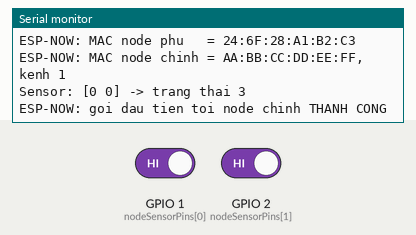
This program was run on a simulated ESP32-S3. Shown: the last lines printed to the serial monitor. The test bench sets the inputs (shaded band); at power-on: GPIO 1 (nodeSensorPins[0]) HIGH, GPIO 2 (nodeSensorPins[1]) HIGH. Random numbers use the default seed unless the program sets one.

Above: at 1.2 s.
1.3 s: GPIO 1 (nodeSensorPins[0]) driven LOW
At 2.6 s:
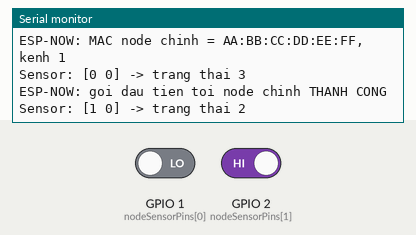
2.8 s: GPIO 2 (nodeSensorPins[1]) driven LOW
At 4.0 s:
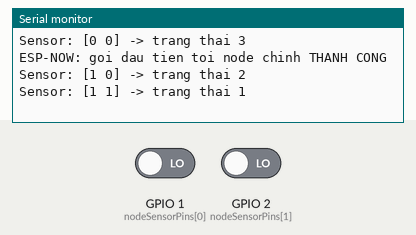
4.3 s: GPIO 1 (nodeSensorPins[0]) driven HIGH
At 6.3 s:
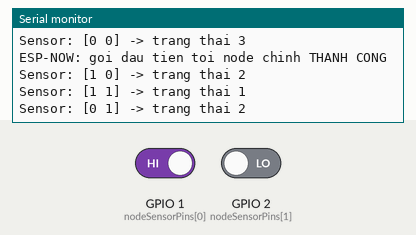
Timing chart, 0 to 7.8 s (numbered marks = the images above; inputs shaded):
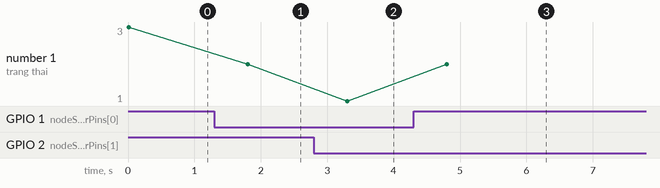

Measured:
- after the input at 1.3 s, the serial monitor: prints a new line after 0.50 s (image 1)
- after the input at 2.8 s, the serial monitor: prints a new line after 0.50 s (image 2)
- after the input at 4.3 s, the serial monitor: prints a new line after 0.50 s (image 3)

The program:

main.cpp
```cpp
/*
 * NODE PHU - gia sach.
 *
 * Nhiem vu duy nhat: doc 2 sensor TCRT5000 (debounce tai cho), gop thanh 1 trong 3 trang
 * thai sach roi ban ve node chinh qua ESP-NOW. Relay / MQTT / OSC / Web UI van nam het o
 * node chinh, board nay khong biet gi ve chung.
 *
 * Vi sao ESP-NOW chu khong phai MQTT qua WiFi: khong phu thuoc router/AP/broker, tre ~2-5 ms,
 * boot xong la chay ngay (khong cho DHCP). Doi lai phai biet truoc MAC node chinh - xem
 * MAIN_NODE_MAC trong node_config.h.
 *
 * Chieu nguoc lai (node chinh -> node phu) chi co 2 lenh: PING (do link) va REBOOT (reset
 * tu xa, khoi phai treo thang len bat lai nguon). Lenh duoc bao ve 2 lop: ma hoa ESP-NOW
 * (PMK/LMK) + token nonce dung mot lan - xem shared/giasach_espnow.h.
 */

#include <Arduino.h>
#include <WiFi.h>
#include <esp_now.h>
#include <esp_wifi.h>
#include <esp_random.h>
#include <esp_idf_version.h>

#include "giasach_espnow.h"
#include "node_config.h"

#define LOG(fmt, ...) do { Serial.printf(fmt "\r\n", ##__VA_ARGS__); } while (0)

// ======================================================================
// STATE
// ======================================================================
static bool sensorState[NODE_SENSOR_NUM]   = {false}; // da debounce: true = co sach
static bool sensorReading[NODE_SENSOR_NUM] = {false}; // raw doc gan nhat
static unsigned long sensorTimer[NODE_SENSOR_NUM] = {0};
static int bookState = GIASACH_STATE_UNKNOWN;

static uint16_t txSeq = 0;
static uint32_t currentNonce = 0;   // thu thach hien tai cho lenh tu node chinh
static bool bootFlagPending = true; // goi dau tien sau boot deo co GIASACH_FLAG_BOOT

// Chum goi khi doi trang thai (xem NODE_BURST_COUNT trong node_config.h)
static uint8_t burstLeft = 0;
static unsigned long nextBurstMs = 0;
static unsigned long lastHeartbeatMs = 0;

// Co set tu callback ESP-NOW, XU LY TRONG loop(). Callback chay trong task WiFi - khong goi
// esp_now_send() hay esp_restart() thang trong do.
static volatile bool pingRequested = false;
static volatile bool rebootRequested = false;

// Theo doi suc khoe duong truyen
static unsigned long lastSendOkMs = 0;
static bool everSentOk = false;     // chua tung gui duoc thi KHONG tu reboot (xem loop())
static uint32_t sendFailStreak = 0;

// ======================================================================
// ESP-NOW CALLBACKS
// ======================================================================
// Chu ky callback gui doi theo IDF 5.4 (Arduino core 3.2+): mac_addr -> wifi_tx_info_t.
#if ESP_IDF_VERSION >= ESP_IDF_VERSION_VAL(5, 4, 0)
static void onDataSent(const wifi_tx_info_t* /*info*/, esp_now_send_status_t status) {
#else
static void onDataSent(const uint8_t* /*mac*/, esp_now_send_status_t status) {
#endif
  if (status == ESP_NOW_SEND_SUCCESS) {
    lastSendOkMs = millis();
    if (!everSentOk) {
      everSentOk = true;
      LOG("ESP-NOW: goi dau tien toi node chinh THANH CONG");
    }
    if (sendFailStreak > 0) {
      LOG("ESP-NOW: noi lai duoc sau %lu goi that bai", (unsigned long)sendFailStreak);
      sendFailStreak = 0;
    }
  } else {
    sendFailStreak++;
    // Chi log thua thot, khong moi goi rot deu in - het 1 phut mat song la Serial ngap.
    if (sendFailStreak == 1 || (sendFailStreak % 100) == 0) {
      LOG("ESP-NOW: send FAIL (streak %lu) - kiem tra MAC node chinh / kenh / khoa",
          (unsigned long)sendFailStreak);
    }
  }
}

#if ESP_ARDUINO_VERSION_MAJOR >= 3
static void onDataRecv(const esp_now_recv_info_t* info, const uint8_t* data, int len) {
  const uint8_t* src = info->src_addr;
#else
static void onDataRecv(const uint8_t* src, const uint8_t* data, int len) {
#endif
  // Chi nghe node chinh. Goi tu MAC khac vut thang, khong log de khong bi spam.
  if (memcmp(src, MAIN_NODE_MAC, 6) != 0) return;

  if (len != (int)sizeof(GiaSachCmdMsg)) {
    LOG("CMD: sai kich thuoc goi (%d, can %u)", len, (unsigned)sizeof(GiaSachCmdMsg));
    return;
  }

  GiaSachCmdMsg msg;
  memcpy(&msg, data, sizeof(msg));

  if (msg.magic != GIASACH_MAGIC) return; // he khac, khong phai loi
  if (msg.version != GIASACH_PROTO_VERSION) {
    LOG("CMD: lech version giao thuc (nhan %u, minh %u) - nap lai firmware ca 2 board",
        (unsigned)msg.version, (unsigned)GIASACH_PROTO_VERSION);
    return;
  }
  if (msg.type != GIASACH_MSG_CMD) return;

  // Nonce phai la cai node nay VUA phat ra -> lenh cu ghi lai khong dung lai duoc.
  if (msg.nonce != currentNonce) {
    LOG("CMD: nonce khong khop (lenh cu hoac bi phat lai) - bo qua");
    return;
  }
  if (msg.token != giaSachCmdToken(msg.nonce, msg.cmd, GIASACH_CMD_SECRET)) {
    LOG("CMD: token sai - bo qua (secret hai ben co the dang lech)");
    return;
  }

  // Lenh hop le: doi nonce NGAY, ke ca lenh khong nhan ra o duoi. Mot nonce = mot lenh.
  currentNonce = esp_random();

  switch (msg.cmd) {
    case GIASACH_CMD_PING:
      pingRequested = true;
      break;
    case GIASACH_CMD_REBOOT:
      LOG("CMD: nhan lenh REBOOT tu node chinh");
      rebootRequested = true;
      break;
    default:
      LOG("CMD: lenh la 0x%02X - bo qua", (unsigned)msg.cmd);
      break;
  }
}

// ======================================================================
// GUI TRANG THAI
// ======================================================================
static void sendState(uint8_t extraFlags) {
  GiaSachStateMsg msg = {};
  msg.magic     = GIASACH_MAGIC;
  msg.version   = GIASACH_PROTO_VERSION;
  msg.type      = GIASACH_MSG_STATE;
  msg.seq       = ++txSeq;
  msg.sensor1   = sensorState[0] ? 1 : 0;
  msg.sensor2   = sensorState[1] ? 1 : 0;
  msg.bookState = (uint8_t)bookState;
  msg.flags     = extraFlags;
  msg.uptimeMs  = (uint32_t)millis();
  msg.nonce     = currentNonce;

  if (bootFlagPending) {
    msg.flags |= GIASACH_FLAG_BOOT;
    bootFlagPending = false;
  }
  if (millis() < NODE_SETTLE_MS) {
    msg.flags |= GIASACH_FLAG_SETTLING;
  }

  esp_err_t err = esp_now_send(MAIN_NODE_MAC, (const uint8_t*)&msg, sizeof(msg));
  if (err != ESP_OK) {
    LOG("ESP-NOW: esp_now_send() loi %d (%s)", (int)err, esp_err_to_name(err));
  }
  lastHeartbeatMs = millis();
}

// Trang thai doi -> ban mot chum de bu goi rot, thay vi doi nhip heartbeat sau.
static void scheduleBurst() {
  burstLeft = NODE_BURST_COUNT;
  nextBurstMs = millis();
}

// ======================================================================
// SENSOR - debounce rieng tung kenh roi GOP, giong het checkSensors() cua node chinh
// ======================================================================
static void checkSensors() {
  for (int i = 0; i < NODE_SENSOR_NUM; i++) {
    bool active = (digitalRead(nodeSensorPins[i]) == SENSOR_ACTIVE);
    if (active != sensorReading[i]) {
      sensorReading[i] = active;
      sensorTimer[i] = millis();
    }
    if (millis() - sensorTimer[i] >= NODE_DEBOUNCE_MS) {
      sensorState[i] = sensorReading[i];
    }
  }

  bool s1 = sensorState[0];
  bool s2 = sensorState[1];
  int newState;
  if (s1 && s2) newState = GIASACH_STATE_FULL;
  else if (s1 != s2) newState = GIASACH_STATE_ONE_TAKEN;
  else newState = GIASACH_STATE_TWO_TAKEN;

  if (newState != bookState) {
    bookState = newState;
    LOG("Sensor: [%d %d] -> trang thai %d", (int)s1, (int)s2, bookState);
    scheduleBurst();
  }
}

// ======================================================================
// SETUP / LOOP
// ======================================================================
static void espnowInit() {
  WiFi.mode(WIFI_STA);
  WiFi.disconnect(false, false); // khong join AP nao ca, chi can radio bat
  // Tat power-save: mac dinh modem-sleep se lam rot goi ESP-NOW den bat chot khi khong join AP.
  esp_wifi_set_ps(WIFI_PS_NONE);

#if ESPNOW_LONG_RANGE
  // Phai bat o CA HAI dau moi noi duoc nhau.
  esp_wifi_set_protocol(WIFI_IF_STA,
                        WIFI_PROTOCOL_11B | WIFI_PROTOCOL_11G | WIFI_PROTOCOL_11N | WIFI_PROTOCOL_LR);
  LOG("ESP-NOW: bat long-range mode");
#endif

  esp_err_t err = esp_wifi_set_channel(ESPNOW_CHANNEL, WIFI_SECOND_CHAN_NONE);
  if (err != ESP_OK) LOG("ESP-NOW: set kenh %d loi %s", ESPNOW_CHANNEL, esp_err_to_name(err));

  LOG("ESP-NOW: MAC node phu   = %s", WiFi.macAddress().c_str());
  LOG("ESP-NOW: MAC node chinh = %02X:%02X:%02X:%02X:%02X:%02X, kenh %d",
      MAIN_NODE_MAC[0], MAIN_NODE_MAC[1], MAIN_NODE_MAC[2],
      MAIN_NODE_MAC[3], MAIN_NODE_MAC[4], MAIN_NODE_MAC[5], ESPNOW_CHANNEL);

  if (esp_now_init() != ESP_OK) {
    LOG("ESP-NOW: init that bai - reset sau 3s");
    delay(3000);
    esp_restart();
  }

  // PMK phai set TRUOC khi them peer ma hoa. Ca hai board dung chung PMK; LMK rieng cho cap
  // node phu <-> node chinh (o day chi co 1 cap nen dung luon 1 LMK).
  static_assert(sizeof(ESPNOW_PMK) == 17, "ESPNOW_PMK phai dung 16 ky tu");
  static_assert(sizeof(ESPNOW_LMK) == 17, "ESPNOW_LMK phai dung 16 ky tu");
  esp_now_set_pmk((const uint8_t*)ESPNOW_PMK);

  esp_now_peer_info_t peer = {};
  memcpy(peer.peer_addr, MAIN_NODE_MAC, 6);
  peer.channel = ESPNOW_CHANNEL;
  peer.ifidx   = WIFI_IF_STA;
  peer.encrypt = true;
  memcpy(peer.lmk, ESPNOW_LMK, 16);
  err = esp_now_add_peer(&peer);
  if (err != ESP_OK) {
    LOG("ESP-NOW: add peer that bai (%s) - reset sau 3s", esp_err_to_name(err));
    delay(3000);
    esp_restart();
  }

  esp_now_register_send_cb(onDataSent);
  esp_now_register_recv_cb(onDataRecv);
}

void setup() {
  Serial.begin(115200);
  unsigned long serialStart = millis();
  while (!Serial && (millis() - serialStart) < 2000) delay(10);

  LOG("=== Gia sach - NODE PHU (sensor qua ESP-NOW) ===");
  LOG("Ly do reset lan truoc: %d (xem esp_reset_reason_t)", (int)esp_reset_reason());

  for (int i = 0; i < NODE_SENSOR_NUM; i++) {
    pinMode(nodeSensorPins[i], INPUT_PULLUP);
    // Nap gia tri raw ban dau de debounce khong phai chay tu trang thai gia (toan FALSE =
    // TRONG) - tranh ban mot cue TWO_TAKEN ma khong ai lay sach that.
    sensorReading[i] = (digitalRead(nodeSensorPins[i]) == SENSOR_ACTIVE);
    sensorState[i]   = sensorReading[i];
    sensorTimer[i]   = millis();
  }

  currentNonce = esp_random();
  espnowInit();

  // Tinh bookState ban dau va ban ngay mot chum: node chinh vua boot (hoac vua mat lien lac)
  // biet lien trang thai hien tai chu khong phai doi den lan doi sensor tiep theo.
  checkSensors();
  if (bookState == GIASACH_STATE_UNKNOWN) bookState = GIASACH_STATE_TWO_TAKEN;
  scheduleBurst();
}

void loop() {
  checkSensors();

  unsigned long now = millis();

  if (rebootRequested) {
    LOG("Reset theo lenh node chinh...");
    Serial.flush();
    delay(100); // de ACK cua goi lenh kip bay ve node chinh
    esp_restart();
  }

  if (pingRequested) {
    pingRequested = false;
    LOG("CMD: PING -> tra loi PONG");
    sendState(GIASACH_FLAG_PONG);
  }

  // Chum goi khi doi trang thai
  if (burstLeft > 0 && (long)(now - nextBurstMs) >= 0) {
    burstLeft--;
    nextBurstMs = now + NODE_BURST_GAP_MS;
    sendState(0);
  }
  // Heartbeat: node chinh dua vao nhip nay de biet node phu con song
  else if ((now - lastHeartbeatMs) >= NODE_HEARTBEAT_MS) {
    sendState(0);
  }

  // Radio treo: da tung gui duoc, roi mat trang qua lau -> tu reset. Dieu kien everSentOk
  // tranh vong lap reboot khi node chinh chua bat (luc do khong gui duoc la binh thuong).
  if (everSentOk && (now - lastSendOkMs) >= NODE_RADIO_STUCK_MS) {
    LOG("ESP-NOW: %lu ms khong gui duoc goi nao - tu reset", (unsigned long)(now - lastSendOkMs));
    Serial.flush();
    esp_restart();
  }

  delay(1); // nhuong CPU cho task WiFi, khong anh huong debounce (500 ms)
}
```

node_config.h
```cpp
#pragma once

/*
 * Cau hinh node PHU. Cac gia tri o day phai KHOP voi node chinh:
 *   ESPNOW_CHANNEL, ESPNOW_PMK, ESPNOW_LMK, GIASACH_CMD_SECRET
 * Lech mot cai thoi la hai board khong noi duoc nhau (va khong bao loi ro rang, chi im lang
 * khong nhan goi) - nen sua thi sua ca hai roi nap lai ca hai.
 */

#include <stdint.h>

// ======================================================================
// DIA CHI NODE CHINH
// ======================================================================
// MAC WiFi station cua board chinh (KHONG phai MAC Ethernet W5500).
// Cach lay: nap firmware node chinh, mo Serial - se in "ESP-NOW: MAC node chinh = ...".
// Truoc khi co dong do thi chay tam WiFi.macAddress() tren board chinh de doc.
// Sai MAC = node phu gui vao hu vo, Serial se bao "send FAIL" lien tuc.
static const uint8_t MAIN_NODE_MAC[6] = { 0xAA, 0xBB, 0xCC, 0xDD, 0xEE, 0xFF };

// ======================================================================
// RADIO
// ======================================================================
// Kenh WiFi dung cho ESP-NOW. Ca hai board phai cung kenh. Neu node chinh con phat diag AP
// thi AP do cung phai o kenh nay. Chon kenh it dung o hien truong (1 / 6 / 11).
#define ESPNOW_CHANNEL 1

// Long-range mode cua Espressif: tang tam ~2-3 lan nhung phai bat o CA HAI dau.
// 50 m thoang cung tang thi ESP-NOW thuong da du -> de 0. Chi bat khi do thuc te thay rot goi.
#define ESPNOW_LONG_RANGE 0

// Khoa ma hoa ESP-NOW. PMK va LMK deu PHAI dung 16 ky tu (khong hon khong kem).
// DOI hai chuoi nay truoc khi lap dat that - de nguyen mac dinh nghia la ai doc repo cung
// giai ma duoc va gui duoc lenh reboot.
#define ESPNOW_PMK "GiaSachPMK__2026"
#define ESPNOW_LMK "GiaSachLMK__2026"

// Secret cho token lenh (chan replay lenh reboot) - xem giaSachCmdToken() trong
// shared/giasach_espnow.h. Do dai tuy y, cung phai DOI truoc khi lap dat that.
#define GIASACH_CMD_SECRET "doi-chuoi-nay-truoc-khi-lap-dat"

// ======================================================================
// SENSOR (TCRT5000, giong node chinh: DO keo xuong LOW khi phat hien vat)
// ======================================================================
#define NODE_SENSOR_NUM 2
static const uint8_t nodeSensorPins[NODE_SENSOR_NUM] = { 1, 2 };
#define SENSOR_ACTIVE LOW

// Debounce (ms) - lam o day chu khong o node chinh, de duong truyen chi mang trang thai da
// sach. Giu bang mac dinh cu cua node chinh (500 ms).
#define NODE_DEBOUNCE_MS 500

// ======================================================================
// NHIP GUI
// ======================================================================
// Heartbeat: gui lai trang thai hien tai deu dan ke ca khi khong doi gi. Node chinh dua vao
// nhip nay de biet node phu con song (mat NODE_LINK_TIMEOUT_MS thi bao mat link).
#define NODE_HEARTBEAT_MS 300

// Khi trang thai DOI: ban 1 chum nhieu goi cach nhau NODE_BURST_GAP_MS de mot goi rot mang
// khong lam tre cue tan den nhip heartbeat sau. ESP-NOW co ACK nhung khong tu gui lai.
#define NODE_BURST_COUNT 3
#define NODE_BURST_GAP_MS 25

// Bo qua NODE_SETTLE_MS dau sau boot: trong khoang nay van gui (de node chinh biet node phu
// da song) nhung gan co GIASACH_FLAG_SETTLING, vi debounce chua chay du mot chu ky nen tri
// so co the chua dung.
#define NODE_SETTLE_MS 1500

// ======================================================================
// TU PHUC HOI
// ======================================================================
// Neu da tung gui thanh cong ROI sau do mat trang nay lau, coi nhu radio treo -> tu reset.
// Chi tinh SAU lan gui thanh cong dau tien: luc moi boot ma node chinh chua len thi node phu
// khong duoc phep tu reboot vong lap.
#define NODE_RADIO_STUCK_MS 120000UL
```
